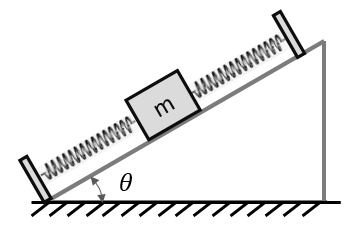
#> input picture bank/assets/P000/P000039-stem-1.png, 344 x 228 px
$ python -i trim_figures.py   (imports and definitions only)
#> lines starting #> are read from the running program, lines starting #| are printed output that depends on the picture
#!/usr/bin/env python3
"""Trim large blank margins from figures (e.g. a small drawing saved on a full page).
Usage: python3 -I tools/trim_figures.py [P000164 ...]   (no IDs = every figure in the bank)
A figure is trimmed only when its content covers less than 60% of the image area. Width and height
in the problem file are updated, and figures still narrower than 600 px stay marked needs_redraw."""
import json, pathlib, sys
from PIL import Image, ImageChops
BANK = pathlib.Path(__file__).resolve().parent.parent / "bank"

def trim(path, pad=12):
#> called with path = '../bank/assets/P000/P000039-stem-1.png', pad = 12
    im = Image.open(path)
#> im is the input picture: PIL image 344x228 RGBA; mean R, G, B, A 234.7, 234.7, 234.7, 255
    rgba = im.convert("RGBA")
    bg = Image.new("RGBA", rgba.size, (255, 255, 255, 255)); bg.alpha_composite(rgba)
#> after `bg = Image.new('RGBA', rgba.size, (255, 255, 255, 255))`: bg: PIL image 344x228 RGBA; every value is 255
    diff = ImageChops.difference(bg.convert("RGB"), Image.new("RGB", rgba.size, "white"))
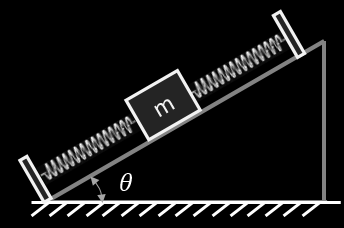
#> diff: PIL image 344x228 RGB; mean R, G, B 20.3, 20.3, 20.3
    box = diff.point(lambda v: 255 if v > 18 else 0).getbbox()
#> box = (18, 9, 341, 217)
    if not box: return None
    area = (box[2] - box[0]) * (box[3] - box[1])
#> area = 67184
    if area >= 0.6 * im.size[0] * im.size[1]: return None
    box = (max(0, box[0] - pad), max(0, box[1] - pad), min(im.size[0], box[2] + pad), min(im.size[1], box[3] + pad))
    im.crop(box).save(path)
    return im.crop(box).size

# [2 lines not run here, left out]
ids = set(sys.argv[1:])
n = 0
# [12 lines not run here, left out]

>>> result = trim('../bank/assets/P000/P000039-stem-1.png')
